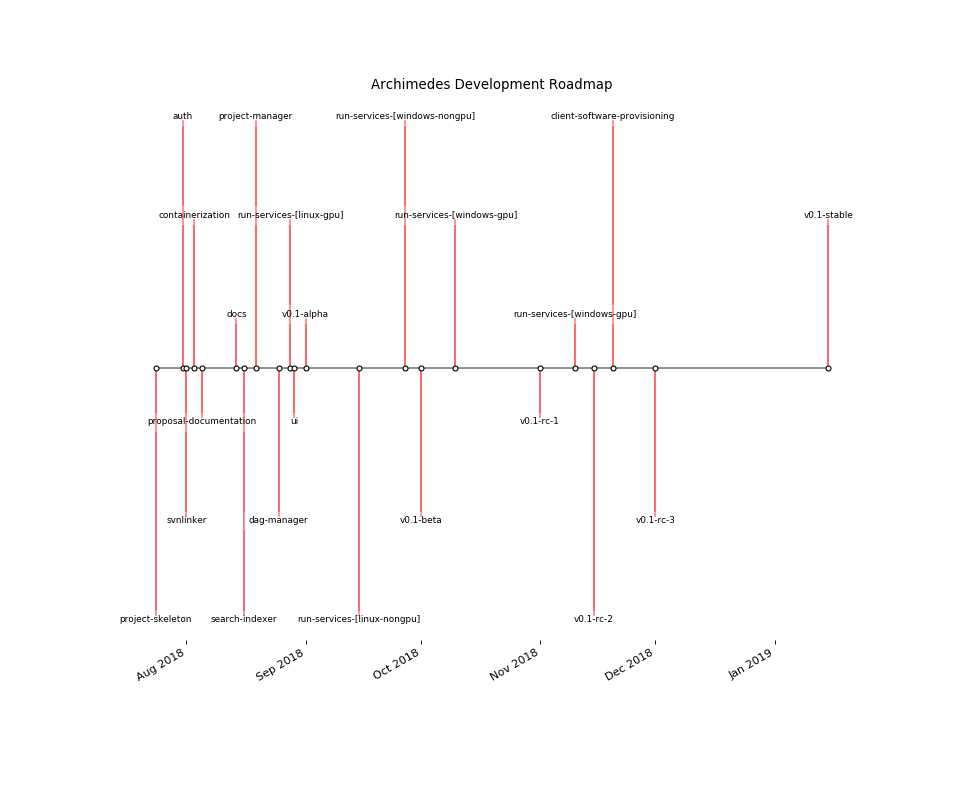

Reproduce this figure in Python.
# -*- coding: utf-8 -*-
"""
This file is adapted from https://matplotlib.org/devdocs/gallery/lines_bars_and_markers/timeline.html

"""
import matplotlib.pyplot as plt
import numpy as np
import matplotlib.dates as mdates
from datetime import datetime
import csv
names = []
dates = []

with open("roadmap.csv", "r") as f:
    reader = csv.reader(f)
    next(reader, None) # skip the header.
    for row in reader:
        dates.append(row[0])
        names.append(row[1])
dates = [datetime.strptime(ii, "%Y-%m-%d") for ii in dates]
levels = np.array([-5, 5, -3, 3, -1, 1])
fig, ax = plt.subplots(figsize=(12, 10))

# Create the base line
start = min(dates)
stop = max(dates)
ax.plot((start, stop), (0, 0), 'k', alpha=.5)

# Iterate through releases annotating each one
for ii, (iname, idate) in enumerate(zip(names, dates)):
    level = levels[ii % 6]
    vert = 'top' if level < 0 else 'bottom'
    # Place a point on the horizontal axis.
    ax.scatter(idate, 0, s=20, facecolor='w', edgecolor='k', zorder=9999)
    # Plot a line up to the text
    ax.plot((idate, idate), (0, level), c='r', alpha=.7)
    # Give the text a faint background and align it properly
    ax.text(idate, level, iname,
            horizontalalignment='center', verticalalignment=vert, fontsize=8,
            backgroundcolor=(1., 1., 1., .3))
ax.set(title="Archimedes Development Roadmap")

# Set the xticks formatting
# format xaxis with 3 month intervals
ax.get_xaxis().set_major_locator(mdates.MonthLocator(interval=1))
ax.get_xaxis().set_major_formatter(mdates.DateFormatter("%b %Y"))
fig.autofmt_xdate()

# Remove components for a cleaner look
plt.setp((ax.get_yticklabels() + ax.get_yticklines() +
        list(ax.spines.values())), visible=False)
plt.show()
